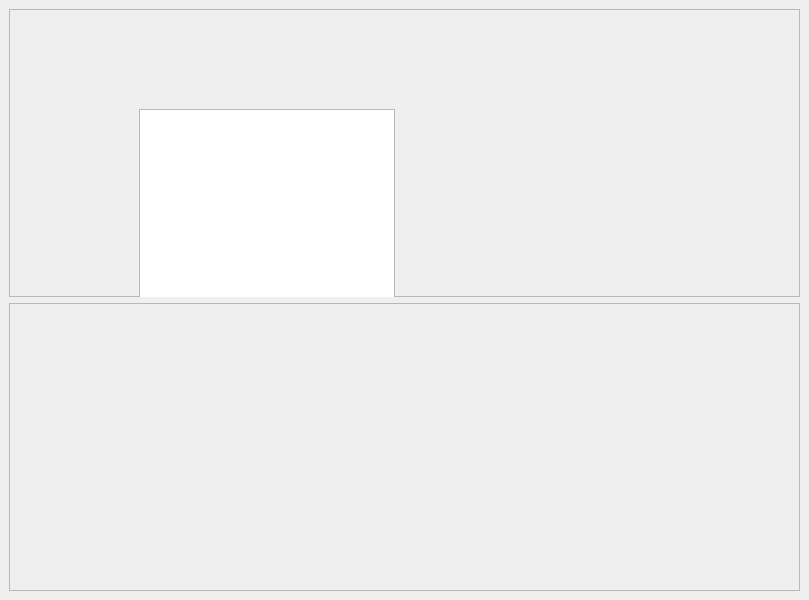
<?xml version="1.0" encoding="UTF-8"?>
<ui version="4.0">
 <class>MainWindow</class>
 <widget class="QMainWindow" name="MainWindow">
  <property name="geometry">
   <rect>
    <x>0</x>
    <y>0</y>
    <width>809</width>
    <height>600</height>
   </rect>
  </property>
  <property name="windowTitle">
   <string>MainWindow</string>
  </property>
  <widget class="QWidget" name="centralwidget">
   <layout class="QVBoxLayout" name="verticalLayout">
    <item>
     <widget class="QFrame" name="frame">
      <property name="frameShape">
       <enum>QFrame::StyledPanel</enum>
      </property>
      <property name="frameShadow">
       <enum>QFrame::Raised</enum>
      </property>
      <widget class="QGraphicsView" name="graphicsView">
       <property name="geometry">
        <rect>
         <x>130</x>
         <y>100</y>
         <width>256</width>
         <height>192</height>
        </rect>
       </property>
      </widget>
     </widget>
    </item>
    <item>
     <widget class="QFrame" name="frame_2">
      <property name="frameShape">
       <enum>QFrame::StyledPanel</enum>
      </property>
      <property name="frameShadow">
       <enum>QFrame::Raised</enum>
      </property>
     </widget>
    </item>
   </layout>
  </widget>
 </widget>
 <resources/>
 <connections/>
</ui>
